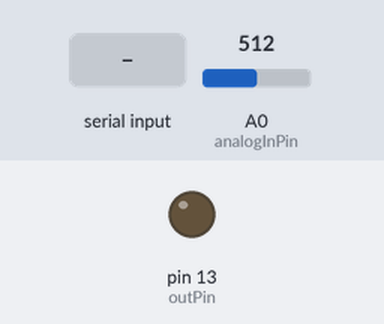
Bench run of a sketch on a simulated Arduino Uno, built with avr-gcc and run on an emulated ATmega328P. Parts: output pins drawn as LEDs (lit = HIGH). The inputs (shaded band) are chosen by the test bench; at power-on: A0 (analogInPin) = 512. What the sketch prints to the serial monitor is not drawn.

Above: at 1.3 s.
1.4 s: "l" received over Serial
3.9 s: "b90\n" received over Serial
5.5 s: "w90\n" received over Serial
Timing chart, 0 to 8.5 s (numbered marks = the images above; inputs shaded):
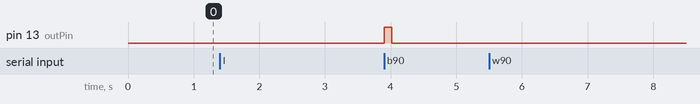

The sketch:

RFCaptureAndTransmit.ino
```cpp
#include <EEPROM.h>

// These constants won't change.  They're used to give names
// to the pins used:
const int cutOff = 200;
const int analogInPin = A0;  // Analog input pin that the potentiometer is attached to
const int outPin = 13;
const int valuesSize =128;
const int numButtons =4;
byte values[numButtons][valuesSize];
unsigned long time;

void setup() {
  pinMode( outPin, OUTPUT );
  // initialize serial communications at 9600 bps:
  Serial.begin(9600);
  delay(100);
  Serial.println("lets go");
}

void loop() {
  char buf[3];
  buf[3] = '/n';
  if (Serial.readBytes(buf, 2) )
  {
    int button = buf[1]-48;
    button = button<0? 0 : button;
    button = button>numButtons? 0 : button;
    if (buf[0] == 'w' )
    {
      Serial.println("waiting");
      while ( analogRead(analogInPin) < cutOff )
      {
      }
      buf[0] = 'r';
    }
    if (buf[0] == 'r' )
    {
      Serial.println("going");
      Serial.println(buf);
      Serial.println(button);

      // read the analog in value:
      time = micros();
      for( int i=0; i<valuesSize; ++i)
      {
        for (int j=0; j<8; ++j )
        {
          int value = analogRead(analogInPin);
          if ( value > cutOff )
          {
            bitSet(values[button][i], j);
          }
          else
          {
            bitClear(values[button][i], j);
          }
        }
      }
      time = micros() -time;
      Serial.print("Time: ");
      Serial.println(time);
    }
    if (buf[0] == 'p' )
    {
      int current(0);
      int last(0);
      int length(0);
      Serial.println("Start");
      for( int i=0; i<valuesSize; ++i)
      {
        for (int j=0; j<8; ++j )
        {
          current = bitRead(values[button][i],j);
          if ( current == last )
          {
            ++length;
          }else
          {
            Serial.print( last );
            Serial.print( ", ");
            Serial.println( length );
            last = current;
            length = 0;
          }
        }
      }
      Serial.print( last );
      Serial.print( ", ");
      Serial.println( length );

      Serial.println("End");
      Serial.print("Time: ");
      Serial.println(time);
    }
    if (buf[0] == 'b' )
    {
       Serial.println(button);
      unsigned long t = micros();
      for( int i=0; i<valuesSize; ++i)
      {
        for (int j=0; j<8; ++j )
        {
          digitalWrite(outPin, bitRead(values[button][i],j));
          delayMicroseconds( 109 );
        }
      }
      digitalWrite( outPin, LOW);
      t = micros() -t;
      Serial.print("Time: ");
      Serial.println(t);
    }
    if (buf[0]=='s' )
    {
      Serial.println("Saving");
      int k=0;
      for ( button=0; button< numButtons; button++ )
      {
        for( int i=0; i<valuesSize; ++i)
        {
            EEPROM.write(k,values[button][i]);
            k++;
        }
      }
      Serial.println("Saved");
    }
    if (buf[0]=='l' )
    {
      Serial.println("Loading");
      int k=0;
      for ( button=0; button< numButtons; button++ )
      {
        for( int i=0; i<valuesSize; ++i)
        {
            values[button][i] = EEPROM.read(k);
            k++;
        }
      }
      Serial.println("Loaded");
    }
   }

  delay(10);
}
```

Measured:
- after the input at 1.4 s, every drawn part: stays the same
- after the input at 3.9 s, pin 13 (outPin): LOW → HIGH at once, → LOW 0.12 s later
- after the input at 5.5 s, every drawn part: stays the same
